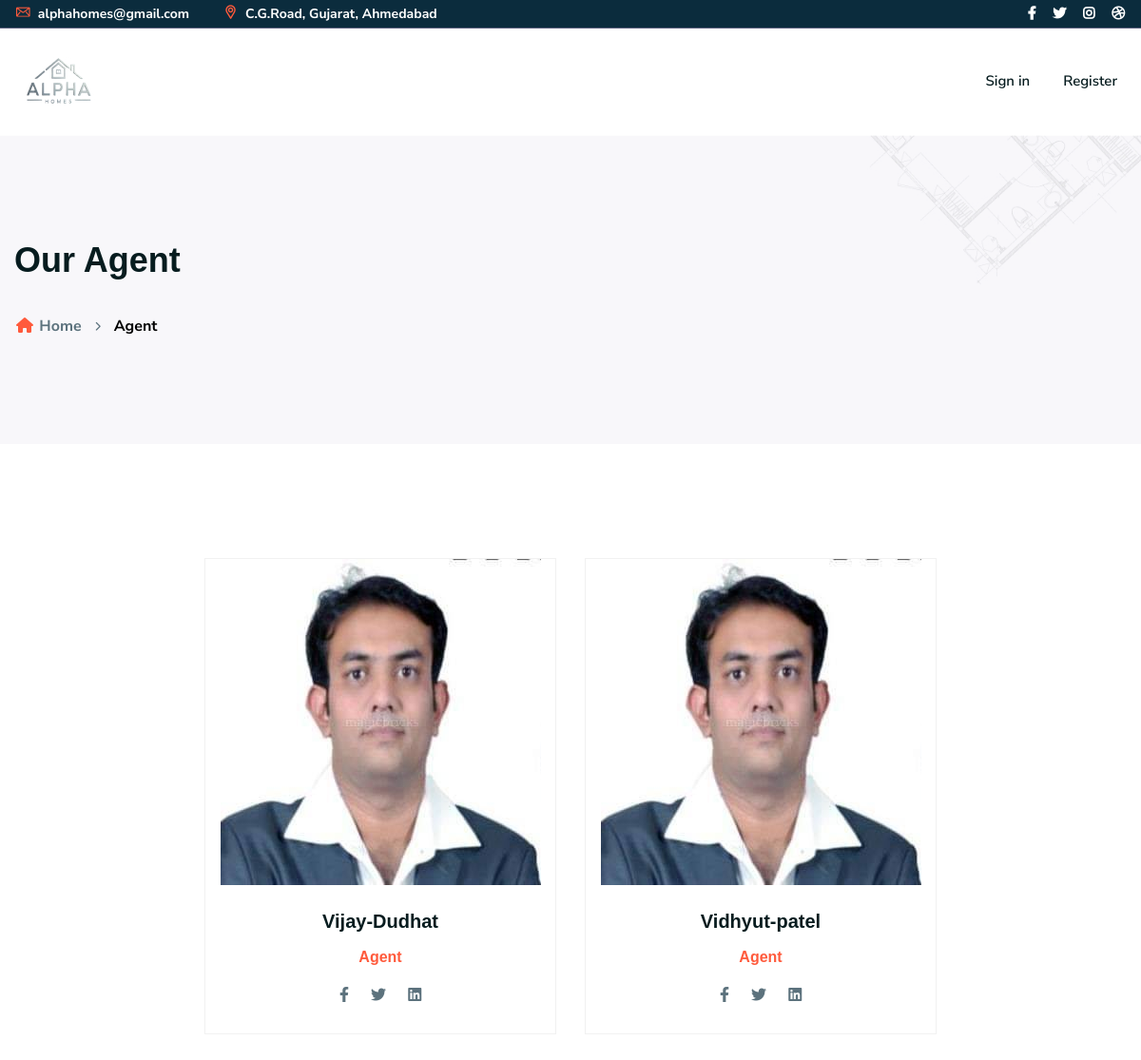
The app's page /team with its own data.
### first/models.py (models this page shows)
class teamDetails(models.Model):
    team_profile = models.ImageField(upload_to='profileimages')
    team_name = models.CharField(max_length=30)
    designation = models.CharField(max_length=30)
    starting_content = models.CharField(max_length=500)
    positions = models.CharField(max_length=30)
    experience = models.IntegerField()
    location = models.CharField(max_length=25)
    practiceArea = models.CharField(max_length=30)
    email = models.CharField(max_length=50)
    fax = models.CharField(max_length=10)
    phone = models.CharField(max_length=10)
    content = models.CharField(max_length=500)
    ending_content = models.CharField(max_length=500)

### first/views.py (the view)
# urls.py: path('team', views.team, name='team.html'),
def team(request):
    teams = teamDetails.objects.all()
    return render(request,"team.html",{'teams':teams})

### templates/team.html (shortened to what this page needs)
{% extends 'other-ft-ht.html' %}
{% load static %}
{% block content %}
    <div class="ltn__breadcrumb-area text-left bg-overlay-white-30 bg-image "  data-bs-bg="{% static 'img/bg/14.jpg' %}">
        <div class="container">
            <div class="row">
                <div class="col-lg-12">
                    <div class="ltn__breadcrumb-inner">
                        <h1 class="page-title">Our Agent</h1>
                        <div class="ltn__breadcrumb-list">
                            <ul>
                                <li><a href="index.html"><span class="ltn__secondary-color"><i class="fas fa-home"></i></span> Home</a></li>
                                <li>Agent</li>
                            </ul>
                        </div>
                    </div>
                </div>
            </div>
        </div>
    </div>
    <div class="ltn__team-area pt-110--- pb-90">
        <div class="container">
            <div class="row justify-content-center">
                {% for j in teams %}
                <div class="col-lg-4 col-sm-6">
                    <div class="ltn__team-item ltn__team-item-3---">
                        <div class="team-img">
                            <img src="{{j.team_profile}}" alt="Image">
                        </div>
                        <div class="team-info">
                            <h4><a href="team\{{j.team_name}}">{{j.team_name}}</a></h4>
                            <h6 class="ltn__secondary-color">{{j.designation}}</h6>
                            <div class="ltn__social-media">
                                <ul>
                                    <li><a href="#"><i class="fab fa-facebook-f"></i></a></li>
                                    <li><a href="#"><i class="fab fa-twitter"></i></a></li>
                                    <li><a href="#"><i class="fab fa-linkedin"></i></a></li>
                                </ul>
                            </div>
                        </div>
                    </div>
                </div>
                {% endfor %}
            </div>
        </div>
    </div>
    {% endblock content %}

### static/css/responsive.css (style rules this page uses)
@media (min-width: 1200px) { .container { max-width: 1200px; } }

### records on screen
teamDetails: team_profile (picture), team_name "Vijay-Dudhat", designation "Agent"
teamDetails: team_profile (picture), team_name "Vidhyut-patel", designation "Agent"
